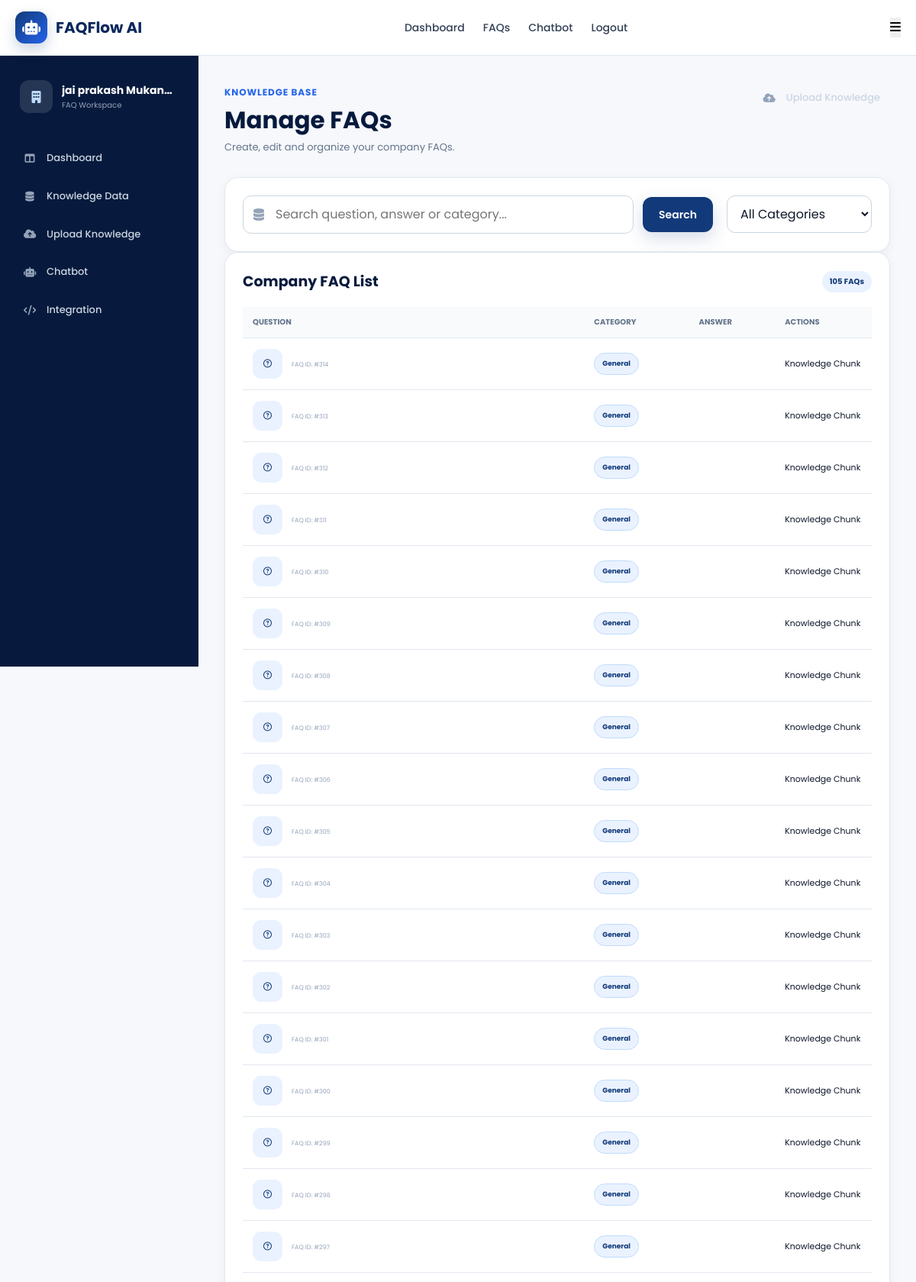
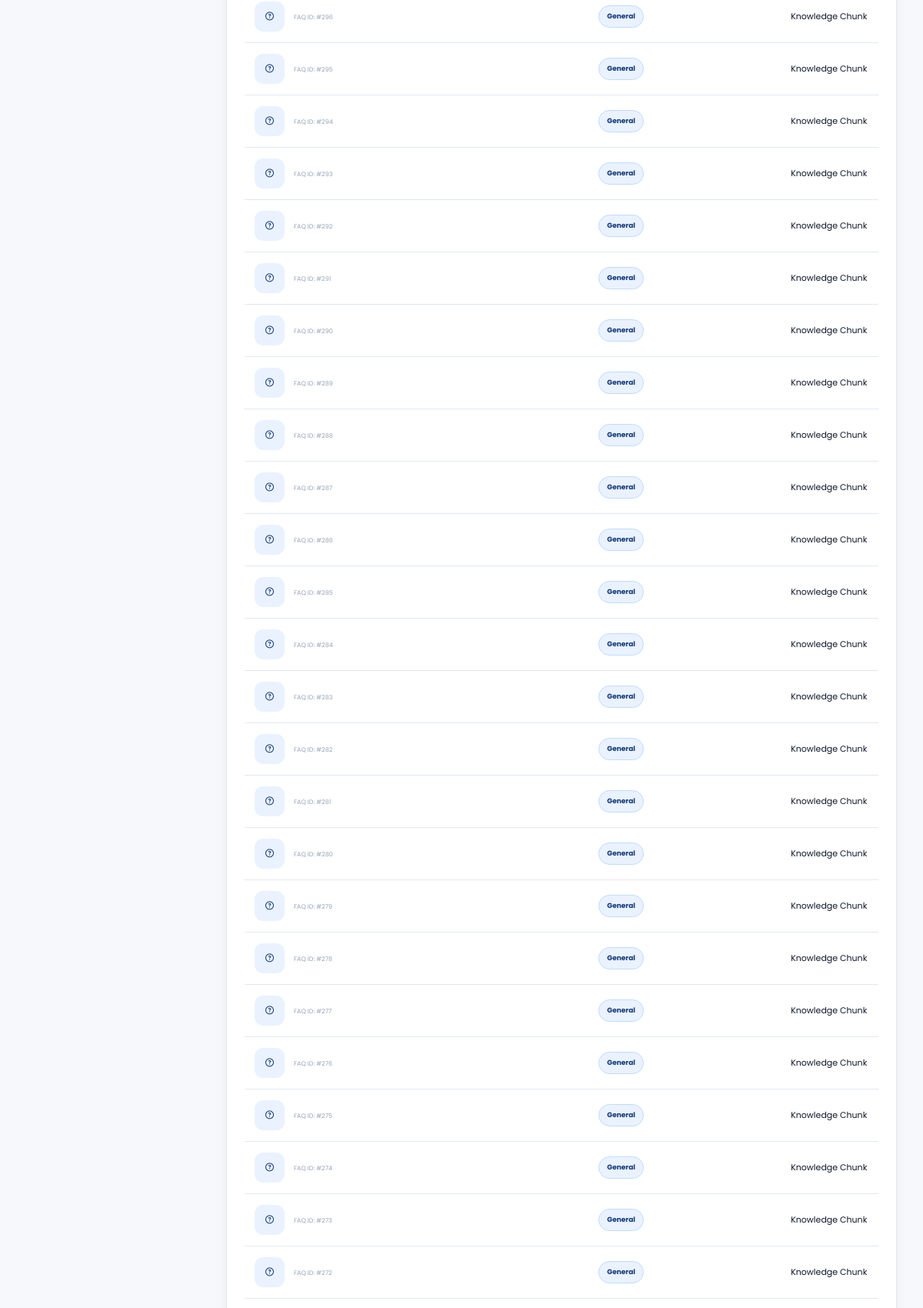
/knowledge/ (signed in, upper part), run on the app's committed database (2 pictures, top to bottom).
### tables this page shows
CREATE TABLE knowledge_chunks (
                id INTEGER PRIMARY KEY AUTOINCREMENT,
                company_id INTEGER NOT NULL,
                content TEXT NOT NULL,
                source_name TEXT,
                source_type TEXT,
                source_url TEXT,
                metadata TEXT,
                created_at TIMESTAMP DEFAULT CURRENT_TIMESTAMP
            );

### routes/faq_routes.py (the view)
@faq_bp.route("/")
@login_required
def faq_list():
    company_id = session.get(
        "company_id"
    )
    create_knowledge_table()
    connection = sqlite3.connect(
        database_path()
    )
    connection.row_factory = sqlite3.Row
    chunks = connection.execute(
        """
        SELECT *
        FROM knowledge_chunks
        WHERE company_id = ?
        ORDER BY id DESC
        """,
        (company_id,)
    ).fetchall()
    connection.close()
    return render_template(
        "faqs/faq_list.html",
        faqs=chunks
    )

### routes/faq_routes.py (called while the page is built)
def database_path():
    return current_app.config.get(
        "DATABASE",
        os.path.join(
            current_app.root_path,
            "database",
            "faqflow.db"
        )
    )

### services/ai_service.py (called while the page is built)
def get_database_path():
    configured_path = current_app.config.get("DATABASE")
    if configured_path:
        return configured_path
    return os.path.join(
        current_app.root_path,
        "database",
        "faqflow.db"
    )

def create_knowledge_table():
    connection = sqlite3.connect(get_database_path())
    try:
        connection.execute(
            """
            CREATE TABLE IF NOT EXISTS knowledge_chunks (
                id INTEGER PRIMARY KEY AUTOINCREMENT,
                company_id INTEGER NOT NULL,
                content TEXT NOT NULL,
                source_name TEXT,
                source_type TEXT,
                source_url TEXT,
                metadata TEXT,
                created_at TIMESTAMP DEFAULT CURRENT_TIMESTAMP
            )
            """
        )
        connection.commit()
    finally:
        connection.close()

### templates/faqs/faq_list.html (shortened to what this page needs)
{% extends "base.html" %}
{% block content %}
<section class="dashboard-page">
    <div class="dashboard-layout">
        <aside class="dashboard-sidebar">
            <div class="sidebar-top">
                <div class="sidebar-company">
                    <div class="company-avatar">
                        <i class="fa-solid fa-building"></i>
                    </div>
                    <div>
                        <h3>{{ session.get("company_name","Company") }}</h3>
                        <p>FAQ Workspace</p>
                    </div>
                </div>
                <nav class="sidebar-menu">
                    <a href="{{ url_for('dashboard.dashboard') }}" class="sidebar-link">
                        <i class="fa-solid fa-table-columns"></i>
                        <span>Dashboard</span>
                    </a>
                    <a href="{{ url_for('faq.knowledge_data') }}" class="sidebar-link">
                        <i class="fa-solid fa-database"></i>
                        <span>Knowledge Data</span>
                    </a>
                    <a href="{{ url_for('faq.upload_data') }}" class="sidebar-link">
                        <i class="fa-solid fa-cloud-arrow-up"></i>
                        <span>Upload Knowledge</span>
                    </a>
                    <a href="{{ url_for('chatbot.chatbot') }}" class="sidebar-link">
                        <i class="fa-solid fa-robot"></i>
                        <span>Chatbot</span>
                    </a>
                    <a href="{{ url_for('chatbot.integration') }}" class="sidebar-link">
                        <i class="fa-solid fa-code"></i>
                        <span>Integration</span>
                    </a>
                </nav>
            </div>
        </aside>
        <main class="dashboard-main">
            <div class="dashboard-header">
                <div>
                    <p class="dashboard-label">
                        Knowledge Base
                    </p>
                    <h1>
                        Manage FAQs
                    </h1>
                    <p class="dashboard-subtitle">
                        Create, edit and organize your company FAQs.
                    </p>
                </div>
                <a href="{{ url_for('faq.upload_data') }}" class="sidebar-link">
                    <i class="fa-solid fa-cloud-arrow-up"></i>
                    <span>Upload Knowledge</span>
                </a>
            </div>
            <div class="dashboard-card">
                <div class="faq-toolbar">
                    <form action="{{  url_for('faq.knowledge_data') }}" method="GET" class="faq-search">
                        <div class="search-box">
                            <i class="fa-solid fa-database"></i>
                            <input type="text" name="keyword" placeholder="Search question, answer or category..."
                                value="{{ keyword if keyword else '' }}">
                        </div>
                        <button type="submit" class="dashboard-primary-button">
                            Search
                        </button>
                    </form>
                    <div class="faq-filter">
                        <select id="categoryFilter">
                            <option value="all">
                                All Categories
                            </option>
                        </select>
                    </div>
                </div>
            </div>
            <div class="dashboard-card">
                <div class="table-header">
                    <h2>
                        Company FAQ List
                    </h2>
                    <span>
                        {{ faqs|length }}
                        FAQs
                    </span>
                </div>
                <div class="table-responsive">
                    <table class="faq-table">
                        <thead>
                            <tr>
                                <th>
                                    Question
                                </th>
                                <th>
                                    Category
                                </th>
                                <th>
                                    Answer
                                </th>
                                <th>
                                    Actions
                                </th>
                            </tr>
                        </thead>
                        <tbody>
                            {% if faqs %}
                            {% for faq in faqs %}
                            <tr class="faq-row" data-category="{{ faq['category'] }}">
                                <td>
                                    <div class="faq-question-cell">
                                        <div class="faq-question-icon">
                                            <i class="fa-regular fa-circle-question"></i>
                                        </div>
                                        <div>
                                            <small>
                                                FAQ ID: #{{ faq["id"] }}
                                            </small>
                                        </div>
                                    </div>
                                </td>
                                <td>
                                    <span class="faq-category-badge">
                                        {{ faq["category"] if faq["category"] else "General" }}
                                    </span>
                                </td>
                                <td>
                                </td>
                                <td>
                                    <div class="faq-action-buttons">
                                        <span class="status-badge info">
                                            Knowledge Chunk
                                        </span>
                                    </div>
                                </td>
                            </tr>
                            {% endfor %}
                            {% endif %}
                        </tbody>
                    </table>
                </div>
            </div>
        </main>
    </div>
</section>
{% endblock %}

### static/css/style.css (style rules this page uses)
:root { --primary: #123a7a; --primary-dark: #0b285c; --primary-deep: #071a3d; --primary-light: #eaf2ff; --primary-soft: #f4f7fc; --accent: #2563eb; --accent-dark: #1d4ed8; --white: #ffffff; --background: #f6f8fc; --surface: #ffffff; --surface-soft: #f8fafc; --text-dark: #0f172a; --text-medium: #334155; --text-light: #64748b; --text-muted: #94a3b8; --border: #e2e8f0; --border-dark: #cbd5e1; --success: #16a34a; --success-light: #dcfce7; --danger: #dc2626; --danger-light: #fee2e2; --warning: #d97706; --warning-light: #fef3c7; --shadow-sm: 0 4px 14px rgba(15, 23, 42, 0.05); --shadow-md: 0 10px 30px rgba(15, 23, 42, 0.08); --shadow-lg: 0 22px 55px rgba(15, 23, 42, 0.12); --radius-sm: 8px; --radius-md: 12px; --radius-lg: 18px; --radius-xl: 24px; --transition: all 0.25s ease; }
* { margin: 0; padding: 0; box-sizing: border-box; }
html { scroll-behavior: smooth; }
body { min-height: 100vh; background: var(--background); color: var(--text-dark); font-family: "Poppins", Arial, sans-serif; line-height: 1.6; overflow-x: hidden; }
a { color: inherit; text-decoration: none; }
button, input, textarea, select { font: inherit; }
button { border: none; cursor: pointer; }
input, textarea, select { color: var(--text-dark); }
main { min-height: calc(100vh - 160px); }
.btn-primary, .dashboard-primary-button, .auth-submit-button, .cta-primary-button { min-height: 44px; display: inline-flex; align-items: center; justify-content: center; gap: 9px; padding: 11px 20px; border: 1px solid transparent; border-radius: var(--radius-md); background: var(--primary); color: var(--white); font-size: 14px; font-weight: 600; box-shadow: 0 8px 22px rgba(18, 58, 122, 0.18); transition: var(--transition); }
.hero-badge, .section-label, .form-label, .card-label, .dashboard-label { width: fit-content; display: inline-flex; align-items: center; gap: 7px; color: var(--accent); font-size: 12px; font-weight: 700; letter-spacing: 0.9px; text-transform: uppercase; }

### data on the page
knowledge_chunks: id "314", faq "General"
knowledge_chunks: id "313", faq "General"
knowledge_chunks: id "312", faq "General"
knowledge_chunks: id "311", faq "General"
knowledge_chunks: id "310", faq "General"
knowledge_chunks: id "309", faq "General"
knowledge_chunks: id "308", faq "General"
knowledge_chunks: id "307", faq "General"
knowledge_chunks: id "306", faq "General"
knowledge_chunks: id "305", faq "General"
knowledge_chunks: id "304", faq "General"
knowledge_chunks: id "303", faq "General"
knowledge_chunks: id "302", faq "General"
knowledge_chunks: id "301", faq "General"
knowledge_chunks: id "300", faq "General"
knowledge_chunks: id "299", faq "General"
knowledge_chunks: id "298", faq "General"
knowledge_chunks: id "297", faq "General"
knowledge_chunks: id "296", faq "General"
knowledge_chunks: id "295", faq "General"
knowledge_chunks: id "294", faq "General"
knowledge_chunks: id "293", faq "General"
knowledge_chunks: id "292", faq "General"
knowledge_chunks: id "291", faq "General"
knowledge_chunks: id "290", faq "General"
knowledge_chunks: id "289", faq "General"
knowledge_chunks: id "288", faq "General"
knowledge_chunks: id "287", faq "General"
knowledge_chunks: id "286", faq "General"
knowledge_chunks: id "285", faq "General"
knowledge_chunks: id "284", faq "General"
knowledge_chunks: id "283", faq "General"
knowledge_chunks: id "282", faq "General"
knowledge_chunks: id "281", faq "General"
knowledge_chunks: id "280", faq "General"
knowledge_chunks: id "279", faq "General"
knowledge_chunks: id "278", faq "General"
knowledge_chunks: id "277", faq "General"
knowledge_chunks: id "276", faq "General"
knowledge_chunks: id "275", faq "General"
knowledge_chunks: id "274", faq "General"
knowledge_chunks: id "273", faq "General"
knowledge_chunks: id "272", faq "General"

### other printed values
{{ session.get("company_name","Company") }} "jai prakash Mukan…"
{{ faqs|length }} "105"
